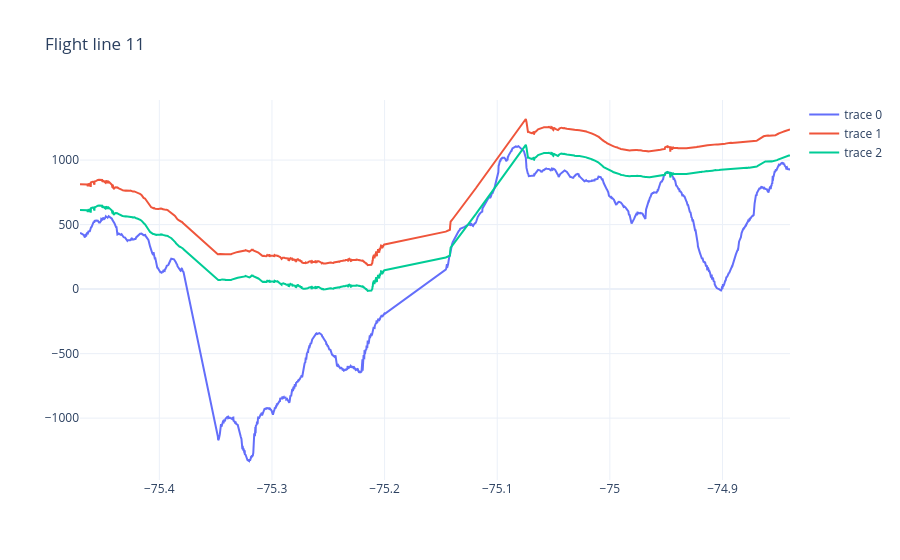

Notebook cell for this chart:
### Code cell
fig = go.Figure(data = go.Scatter(x = flight["latitude (degree_north)"], 
                                  y = flight["bedrock_altitude (m)"], 
                                  mode = 'lines'))

fig.add_trace(go.Scatter(x = flight["latitude (degree_north)"], 
                         y = flight["surface_altitude (m)"] + 200, # artifically elevate
                         mode = 'lines'))

fig.add_trace(go.Scatter(x = flight["latitude (degree_north)"], 
                         y = flight["surface_altitude (m)"], # artifically elevate
                         mode = 'lines'))

fig.update_layout(title = "Flight line 11", template = "plotly_white")
# Dome A is around 1 M
fig.show()

### Figure 1 — Plotly figure (JSON) as saved in the notebook; plotly's stock layout.template omitted (floating-point values rounded to 4 significant figures; data arrays with more than 128 entries replaced by an {"elided": "..."} marker saying what was removed)
{"data": [{"mode": "lines", "type": "scatter", "x": {"elided": "1742 float values"}, "y": {"elided": "1742 float values"}}, {"mode": "lines", "type": "scatter", "x": {"elided": "1742 float values"}, "y": {"elided": "1742 float values"}}, {"mode": "lines", "type": "scatter", "x": {"elided": "1742 float values"}, "y": {"elided": "1742 float values"}}], "layout": {"title": {"text": "Flight line 11"}}}
